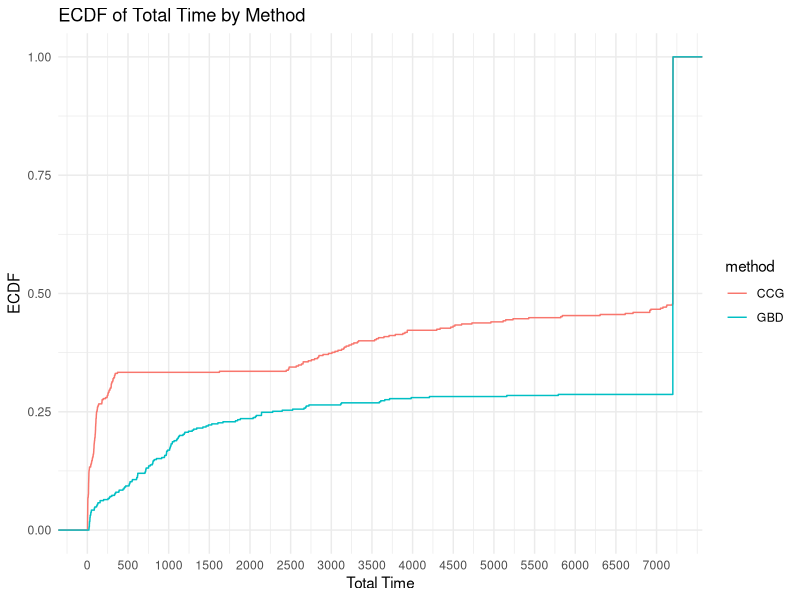
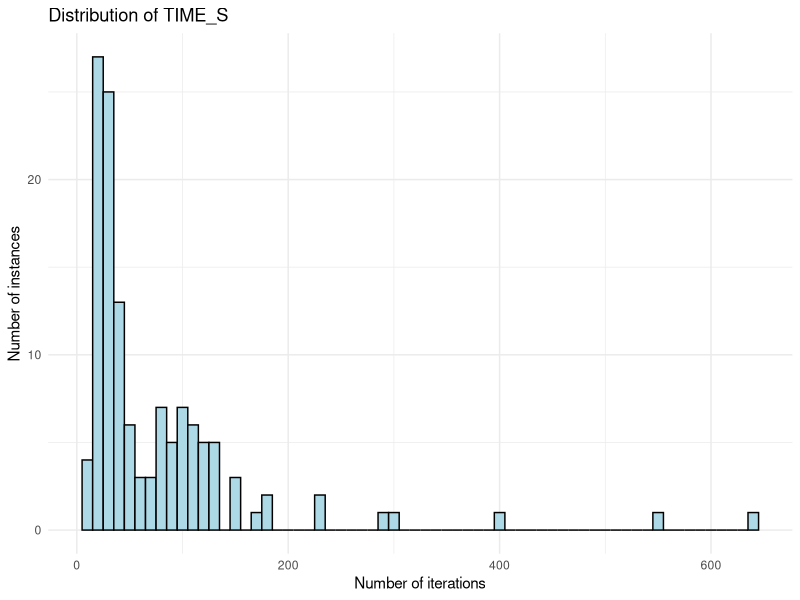
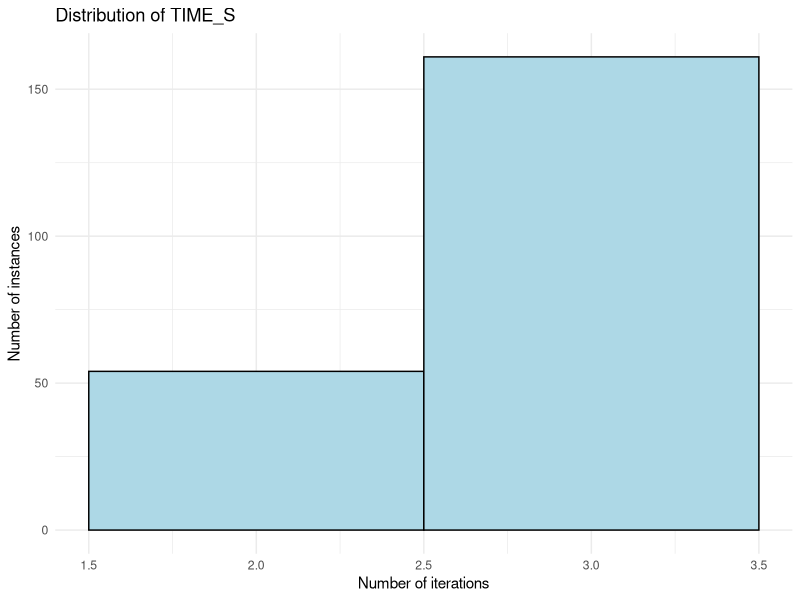

The R script that drew these images, in order:
## ---- chunk 1
library(rmarkdown)
library(kableExtra)
library(tidyr)
library(ggplot2)
suppressPackageStartupMessages(library(dplyr))
## ---- chunk 2
results = read.table("./results.csv", header = FALSE, sep = ',')
colnames(results) <- c("tag", "instance", "n_facilities", "n_customers", "Gamma", "deviation", "time_limit", "method", "total_time", "master_time", "separation_time", "best_bound", "iteration_count", "fail")
results$tag = NULL

#results = results[!(results$n_facilities == 10 & results$n_customers == 30),]
#results = results[!(results$n_facilities == 15 & results$n_customers == 40),]
## ---- chunk 3
sum(results$fail)
## ---- chunk 4
results$p = results$Gamma / results$n_customers
results$p = ceiling(results$p / .05) * .05
## ---- chunk 5
# results = results[results$p != .5,]
## ---- chunk 6
paged_table(results)
## ---- chunk 7
time_limit = 7200
## ---- chunk 8
ggplot(results, aes(x = total_time, color = method)) +
  stat_ecdf(geom = "step") +
  xlab("Total Time") +
  ylab("ECDF") +
  labs(title = "ECDF of Total Time by Method")  +
  scale_x_continuous(breaks = seq(0, max(results$total_time), by = 500), labels = seq(0, max(results$total_time), by = 500)) +
  theme_minimal()

## ---- chunk 9
results_solved = results %>%
  filter(total_time < 7200) %>%
  group_by(method, n_facilities, n_customers, p, deviation) %>%
  summarize(
    solved = n(),
    total_time = mean(total_time),
    master_time = mean(master_time),
    separation_time = mean(separation_time),
    solved_iteration_count = mean(iteration_count),
    .groups = "drop"
  ) %>%
  ungroup()
## ---- chunk 10
results_unsolved <- results %>%
  filter(total_time >= 7200) %>%
  group_by(method, n_facilities, n_customers, p, deviation) %>%
  summarize(
    unsolved = n(),
    unsolved_iteration_count = mean(iteration_count),
    .groups = "drop"
  ) %>%
  ungroup()
## ---- chunk 11
final_result <- merge(results_solved, results_unsolved, by = c("method", "n_facilities", "n_customers", "p", "deviation"), all = TRUE)
## ---- chunk 12
final_result[is.na(final_result)] = 0
## ---- chunk 13
knitr::kable(final_result, 
               digits = c(0, 0, 0, 2, 2, 0, 2, 2, 2, 2, 0, 2), 
               col.names = c("Method", "|V_1|", "|V_2|", "p", "dev", "Count", "Total", "Master", "Sepatation", "# Iter", "Count", "# Iter"),
               caption = "Summary table"
             ) %>%
      kable_classic() %>%
      add_header_above(c(" " = 5, "Solved instances" = 5, "Unsolved instances" = 2)
)
## ---- chunk 14
ggplot(results[results$total_time < time_limit & results$method == "GBD",], aes(x = iteration_count)) +
  geom_histogram(binwidth = 10, fill = "lightblue", color = "black") +
  labs(
    title = "Distribution of TIME_S",
    x = "Number of iterations",
    y = "Number of instances"
  ) +
  theme_minimal()
## ---- chunk 15
ggplot(results[results$total_time < time_limit & results$method == "CCG",], aes(x = iteration_count)) +
  geom_histogram(binwidth = 1, fill = "lightblue", color = "black") +
  labs(
    title = "Distribution of TIME_S",
    x = "Number of iterations",
    y = "Number of instances"
  ) +
  theme_minimal()
